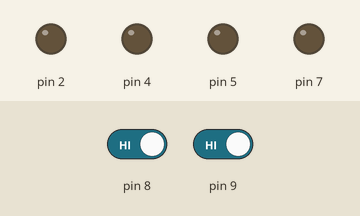
This sketch was run on a simulated Arduino Uno, built with avr-gcc and run on an emulated ATmega328P. On the bench: output pins drawn as LEDs (lit = HIGH). The inputs (shaded band) are chosen by the test bench; at power-on: pin 8 HIGH, pin 9 HIGH.

Above: at 1.2 s.
1.3 s: pin 8 driven LOW
At 2.1 s:
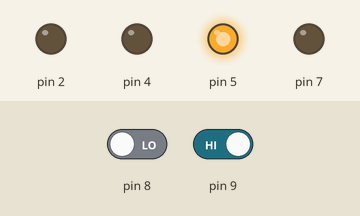
2.8 s: pin 9 driven LOW
At 3.3 s:
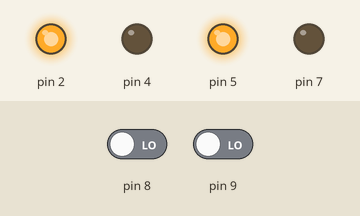
4.3 s: pin 8 driven HIGH
At 5.5 s:
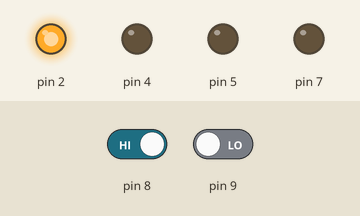
5.8 s: pin 9 driven HIGH
At 6.8 s:
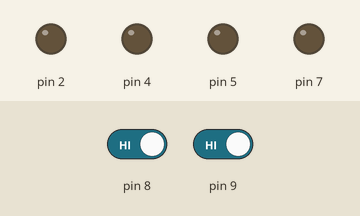
Timing chart, 0 to 8.3 s (numbered marks = the images above; inputs shaded):
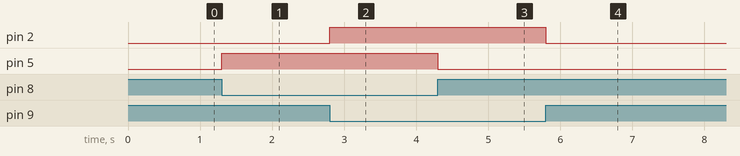

Measured:
- after the input at 1.3 s, pin 5: LOW → HIGH at once
- after the input at 2.8 s, pin 2: LOW → HIGH at once
- after the input at 4.3 s, pin 5: HIGH → LOW at once
- after the input at 5.8 s, pin 2: HIGH → LOW at once

The sketch:

linefollower.ino
```cpp
int l=0,r=0;
void setup() {
  pinMode(2, OUTPUT);
  pinMode(4, OUTPUT);
  pinMode(5, OUTPUT);
  pinMode(7, OUTPUT);
  pinMode(8,INPUT);
  pinMode(9,INPUT);
}
  void forward()
  {
  digitalWrite(2, HIGH);
  digitalWrite(4, LOW);
  digitalWrite(5, HIGH);
  digitalWrite(7, LOW);
  }

 //for left right
 void left(){
 digitalWrite(2, LOW);
  digitalWrite(4, LOW);
  digitalWrite(5, HIGH);
  digitalWrite(7, LOW);
 }
  void right(){
  digitalWrite(2, HIGH);
  digitalWrite(4, LOW);
  digitalWrite(5, LOW);
  digitalWrite(7, LOW);
  }
  //for stop(halt)
  void halt(){
   digitalWrite(2, LOW);
  digitalWrite(4, LOW);
  digitalWrite(5, LOW);
  digitalWrite(7, LOW);
  }


void loop() {
  l=digitalRead(8);
  r=digitalRead(9);
  if(l==LOW&&r==LOW)
  {
    forward();
  }
  else if(l==LOW&&r==HIGH)
  {
    left();
  }
  else if(l==HIGH&&r==LOW)
  {
    right();
  }
  else
  {
    halt();
  }

}
```
